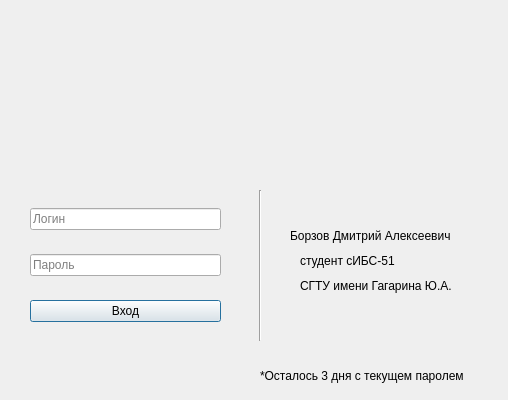
<?xml version="1.0" encoding="UTF-8"?>
<ui version="4.0">
 <class>Dialog</class>
 <widget class="QDialog" name="Dialog">
  <property name="geometry">
   <rect>
    <x>0</x>
    <y>0</y>
    <width>508</width>
    <height>400</height>
   </rect>
  </property>
  <property name="windowTitle">
   <string>Security Control System</string>
  </property>
  <property name="windowIcon">
   <iconset>
    <normaloff>lock 1.png</normaloff>lock 1.png</iconset>
  </property>
  <widget class="QWidget" name="verticalLayoutWidget">
   <property name="geometry">
    <rect>
     <x>30</x>
     <y>190</y>
     <width>191</width>
     <height>151</height>
    </rect>
   </property>
   <layout class="QVBoxLayout" name="verticalLayout">
    <item>
     <widget class="QLineEdit" name="loginLabel">
      <property name="placeholderText">
       <string>Логин</string>
      </property>
     </widget>
    </item>
    <item>
     <widget class="QLineEdit" name="passwordLabel">
      <property name="placeholderText">
       <string>Пароль</string>
      </property>
     </widget>
    </item>
    <item>
     <widget class="QPushButton" name="loginButton">
      <property name="text">
       <string>Вход</string>
      </property>
     </widget>
    </item>
   </layout>
  </widget>
  <widget class="QLabel" name="label">
   <property name="geometry">
    <rect>
     <x>10</x>
     <y>50</y>
     <width>481</width>
     <height>101</height>
    </rect>
   </property>
   <property name="text">
    <string/>
   </property>
   <property name="pixmap">
    <pixmap>../icons/background_logo.png</pixmap>
   </property>
   <property name="scaledContents">
    <bool>true</bool>
   </property>
  </widget>
  <widget class="Line" name="line">
   <property name="geometry">
    <rect>
     <x>210</x>
     <y>190</y>
     <width>101</width>
     <height>151</height>
    </rect>
   </property>
   <property name="orientation">
    <enum>Qt::Vertical</enum>
   </property>
  </widget>
  <widget class="QLabel" name="label_2">
   <property name="geometry">
    <rect>
     <x>290</x>
     <y>220</y>
     <width>191</width>
     <height>31</height>
    </rect>
   </property>
   <property name="text">
    <string>Борзов Дмитрий Алексеевич</string>
   </property>
   <property name="wordWrap">
    <bool>true</bool>
   </property>
  </widget>
  <widget class="QLabel" name="label_3">
   <property name="geometry">
    <rect>
     <x>300</x>
     <y>250</y>
     <width>171</width>
     <height>21</height>
    </rect>
   </property>
   <property name="text">
    <string>студент сИБС-51</string>
   </property>
   <property name="wordWrap">
    <bool>true</bool>
   </property>
  </widget>
  <widget class="QLabel" name="label_4">
   <property name="geometry">
    <rect>
     <x>300</x>
     <y>270</y>
     <width>171</width>
     <height>31</height>
    </rect>
   </property>
   <property name="text">
    <string>СГТУ имени Гагарина Ю.А.</string>
   </property>
   <property name="wordWrap">
    <bool>true</bool>
   </property>
  </widget>
  <widget class="QLabel" name="date_label">
   <property name="geometry">
    <rect>
     <x>260</x>
     <y>360</y>
     <width>241</width>
     <height>31</height>
    </rect>
   </property>
   <property name="text">
    <string>*Осталось 3 дня с текущем паролем</string>
   </property>
   <property name="wordWrap">
    <bool>true</bool>
   </property>
  </widget>
 </widget>
 <resources/>
 <connections/>
</ui>
